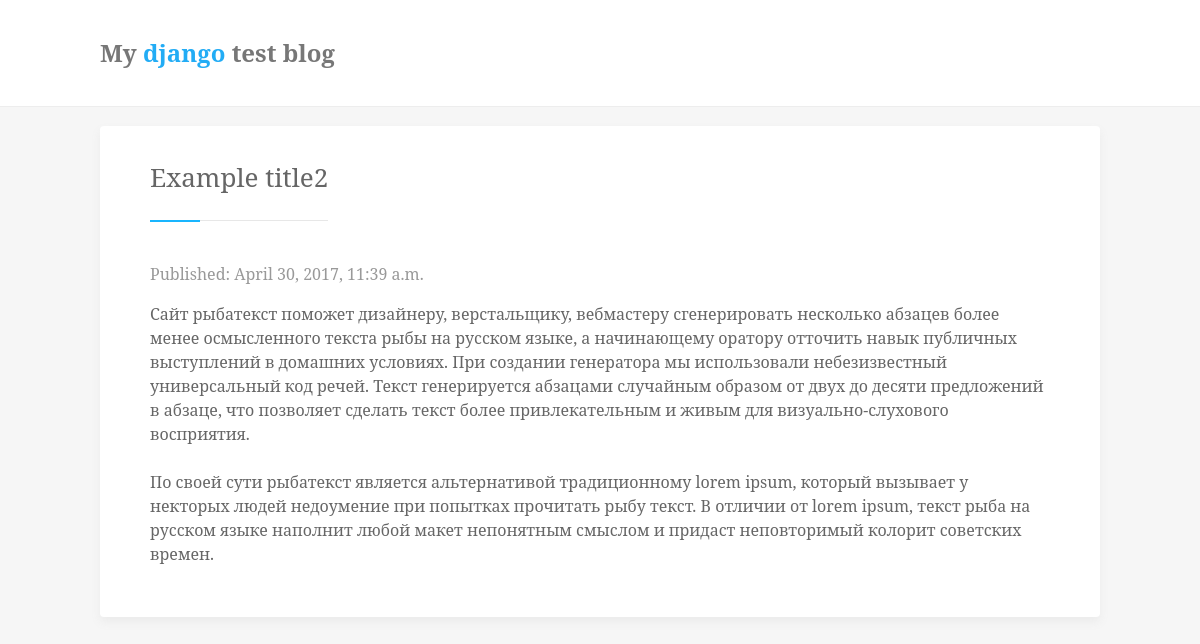
Before: /post/2/ with the older database file.
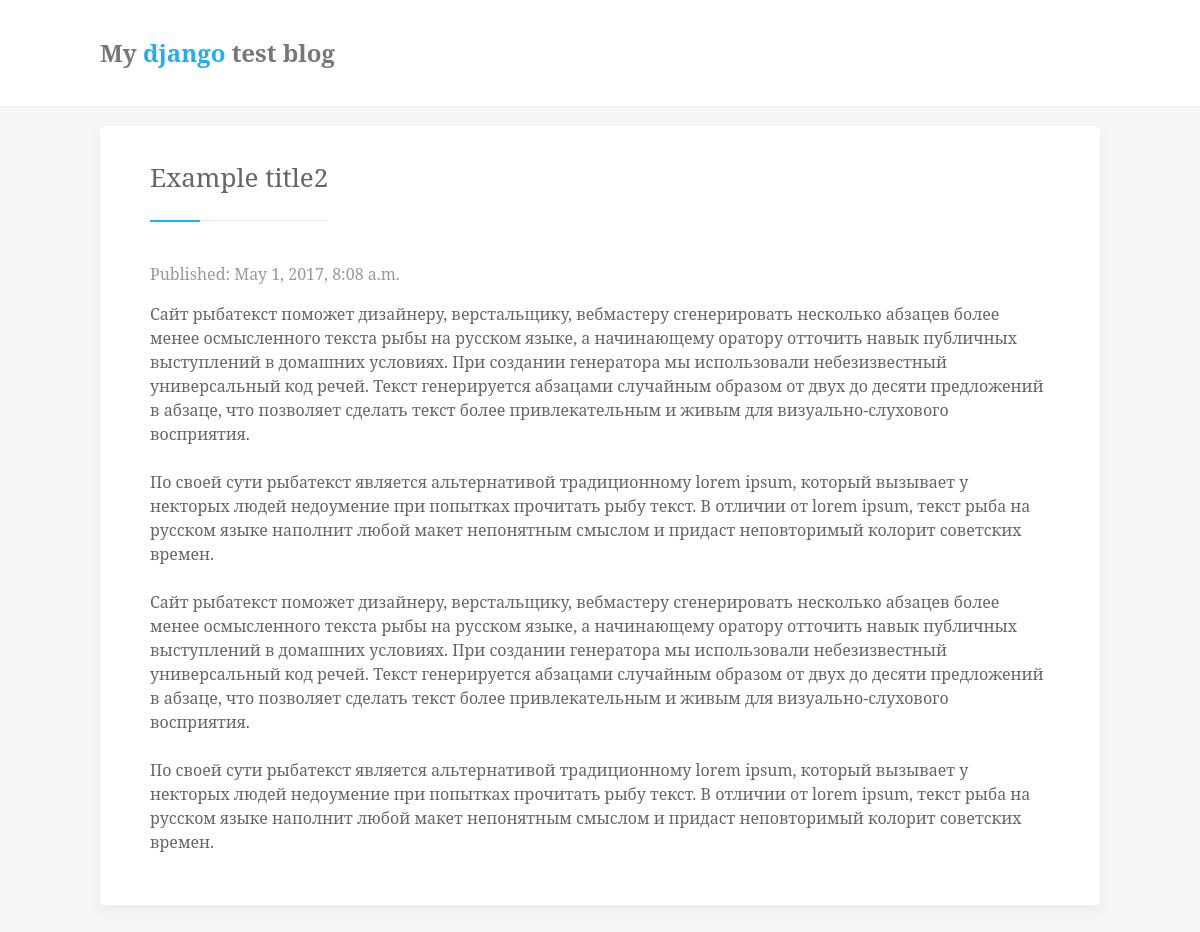
After: the same page with the newer database file.
### blog/models.py (models this page shows, shortened)
class Post(models.Model):
    author = models.ForeignKey('auth.User')
    title = models.CharField(max_length=200)
    text = models.TextField()
    created_date = models.DateTimeField(default=timezone.now)
    published_date = models.DateTimeField(blank=True, null=True)

### blog/views.py (the view)
# urls.py: url(r'^post/(?P<pk>[0-9]+)/$', views.post_detail, name='post_detail'),
def post_detail(request, pk):
	post = get_object_or_404(Post, pk=pk)
	return render(request, 'blog/post_detail.html', {'post': post})

### blog/templates/blog/post_detail.html (shortened to what this page needs)
{% extends 'blog/base.html' %}
{% block content %}
   <div class="post">
        <div class="post-head">
        	<span><h2 class="title">{{ post.title }}</h2></span>
        </div>
        {% if post.published_date %}
        	<p class="date">Published: {{ post.published_date }}</p>
        {% endif %}
        <p>{{ post.text|linebreaksbr }}</p>
    </div>
{% endblock content %}

Changed rows visible on the page:
changed Post "Example title2": published_date "April 30, 2017, 11:39 a.m." → "May 1, 2017, 8:08 a.m."; text "…неповторимый колорит советских времен." → "…неповторимый колорит советских времен. Сайт рыбатекст поможет дизайнеру, верстальщику, вебмастеру сгенерировать несколько абзацев более менее осмысленного текста рыбы на русском языке, а начинающему оратору отточить навык публичных выступлений в домашних условиях. При создании генератора мы использовали небезизвестный универсальный код речей. Текст генерируется абзацами случайным образом от двух до десяти предложений в абзаце, что позволяет сделать текст более привлекательным и живым для визуально-слухового восприятия. По своей сути рыбатекст является альтернативой традиционному lorem ipsum, который вызывает у некторых людей недоумение при попытках прочитать рыбу текст. В отличии от lorem…"
